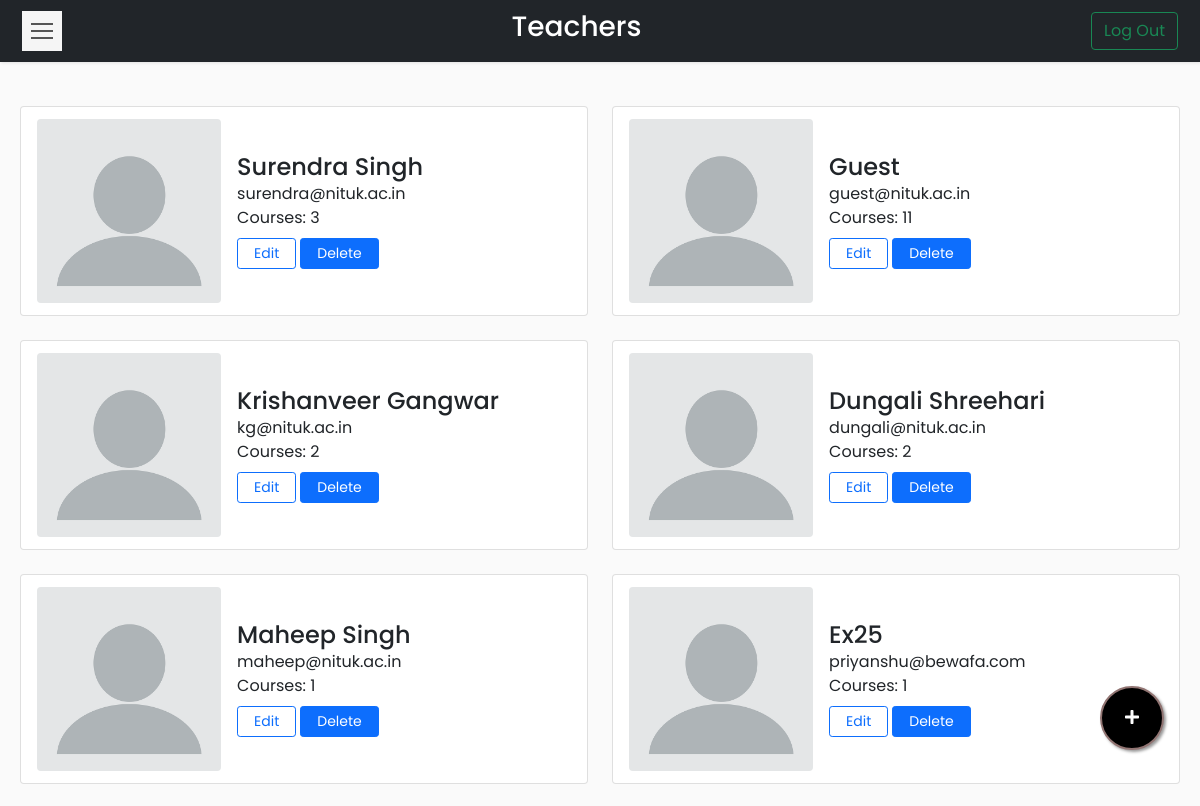
The page /Codes/dashboard_admin.php (signed in) on the database as committed earlier.
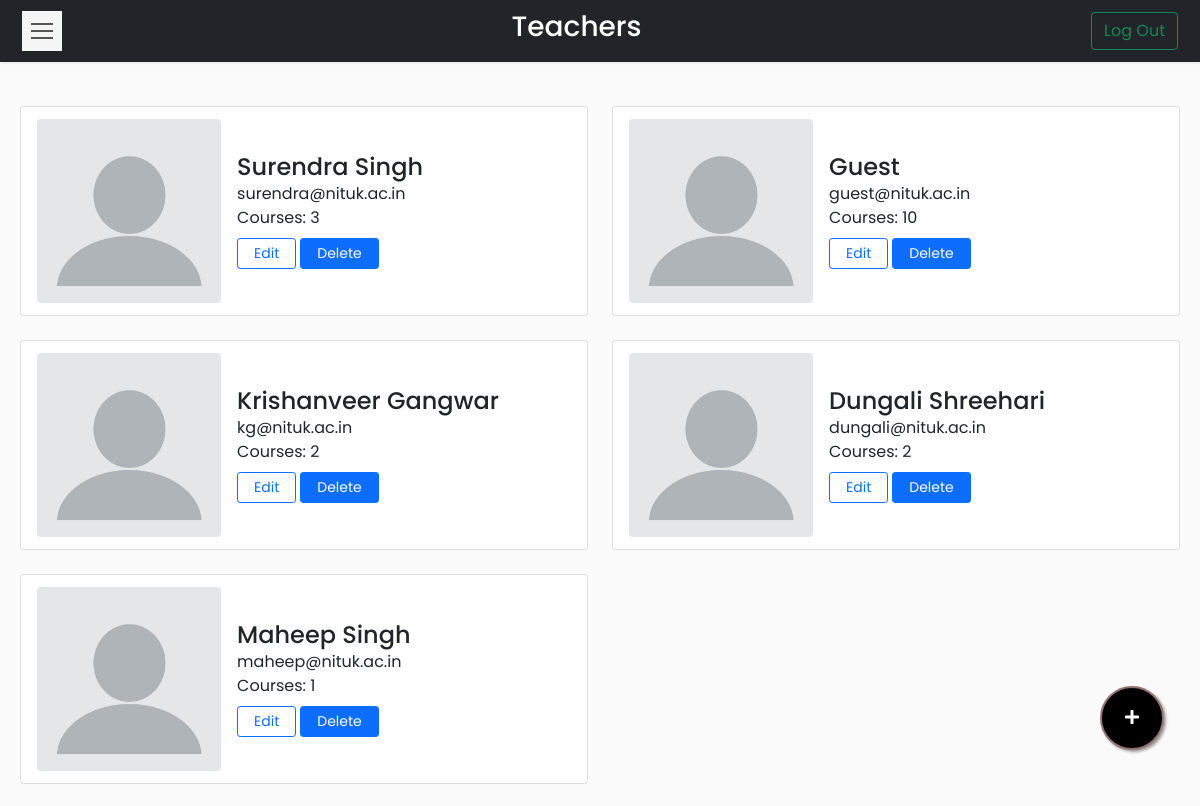
The same page on the database as committed later.
### tables this page shows
CREATE TABLE `users` (
  `id` int(11) NOT NULL,
  `username` varchar(25) NOT NULL,
  `email` varchar(30) NOT NULL,
  `password` varchar(20) NOT NULL,
  `image_url` text NOT NULL
);

### Codes/dashboard_admin.php (the view, shortened to what this page needs)
<?php
if (isset($_SESSION['id'])) {
    require_once __DIR__ . '/connection/connect.php';
?>
    <!DOCTYPE html>
    <html>
    <head>
        <link rel="stylesheet" href="css/bootstrap.min.css" />
        <link rel="stylesheet" href="https://cdnjs.cloudflare.com/ajax/libs/font-awesome/4.7.0/css/font-awesome.min.css">
        <link rel="stylesheet" href="css/custom.css" />
    </head>
    <body>
        <nav class="navbar navbar-light bg-dark">
            <div class="container-fluid">
                <button type="button" id="sidebarCollapse" class="navbar-btn">
                    <span></span>
                    <span></span>
                    <span></span>
                </button>
                <span class="text-white h3">Teachers</span>
                <form class="d-flex">
                    <a href="logout.php">
                        <button class="btn btn-outline-success" type="button">Log Out</button>
                    </a>
                </form>
            </div>
        </nav>
        <div class="wrapper">
            <div id="content">
                <div class="row row-cols-1 row-cols-lg-2 row-cols-xxl-3 g-4">
                    <?php
                    $sql = "SELECT id, username, email FROM users";
                    $result = $conn->query($sql);
                    while ($row = $result->fetch_assoc()) {
                        if ($row['username'] == "Admin") {
                            continue;
                        }
                        $sql1 = "SELECT course_code FROM courses WHERE id=" . $row['id'];
                        $result1 = $conn->query($sql1);
                        $course_count = $result1->num_rows;
                    ?>
                        <div class="col">
                            <span>
                                <div class="container mt-4 d-flex justify-content-center card h-100 ps-3">
                                    <div class="d-flex align-items-center">
                                        <img src="images/generic_image.png" class="rounded" width="35%" alt="Teacher Image" onclick="javascript:location.href='teacher_courses_admin.php?id=<?php echo $row['id']; ?>'" style="cursor:pointer">
                                        <div class="ms-3 w-auto">
                                            <h4 class="mb-0 mt-0 text-break" onclick="javascript:location.href='teacher_courses_admin.php?id=<?php echo $row['id']; ?>'" style="cursor:pointer"><?php echo $row['username'] ?></h4> <span onclick="javascript:location.href='teacher_courses_admin.php?id=<?php echo $row['id']; ?>'" style="cursor:pointer"><?php echo $row['email'] ?></span><br>
                                            <span onclick="javascript:location.href='teacher_courses_admin.php?id=<?php echo $row['id']; ?>'" style="cursor:pointer">Courses: <?php echo $course_count ?></span>
                            </span>
                            <div class="button mt-2 d-flex flex-row align-items-center">
                                <a class="btn btn-sm btn-outline-primary w-auto px-3" data-bs-toggle="modal" data-bs-target="#edit_user" data-bs-whatever="<?php echo $row['id'] ?>">Edit</a>
                                <a class="btn btn-sm btn-primary ms-1 w-auto px-3" data-bs-toggle="modal" data-bs-target="#delete" data-bs-whatever="<?php echo $row['id'] ?>">Delete</a>
                            </div>
                        </div>
                </div>
            </div>
        </div>
    <?php } ?>
    <button type="button" id="addIcon" data-bs-toggle="modal" data-bs-target="#new_user">
        <i class="fa fa-plus"></i>
    </button>
<?php
} else {
    header('Location: index.php?error=INVALID USER');
    exit();
}
?>
    </body>
    </html>

### Codes/css/custom.css (style rules this page uses)
body { font-family: "Poppins", sans-serif; background: #fafafa; max-height: 100vh !important; overflow-y: scroll; }
a, a:hover, a:focus { color: inherit; text-decoration: none; transition: all 0.3s; }
.navbar { padding: 10px 10px; background: #fff; border: none; border-radius: 5; margin-bottom: 0px; box-shadow: 1px 1px 3px rgba(0, 0, 0, 0.1); }
.navbar-btn { box-shadow: none; outline: none !important; border: none; }
.wrapper { display: flex; width: 100%; align-items: stretch; perspective: 1500px; height: 100%; overflow-y: hidden; }
#content { width: 100%; min-height: 93vh; padding: 20px; transition: all 0.3s; }
#sidebarCollapse { width: 40px; height: 40px; background: #f5f5f5; cursor: pointer; }
#sidebarCollapse span { width: 80%; height: 2px; margin: 0 auto; display: block; background: #555; transition: all 0.8s cubic-bezier(0.81, -0.33, 0.345, 1.375); transition-delay: 0.2s; }
#sidebarCollapse span:first-of-type { transform: rotate(45deg) translate(2px, 2px); }
#sidebarCollapse span:nth-of-type(2) { opacity: 0; }
#sidebarCollapse span:last-of-type { transform: rotate(-45deg) translate(1px, -1px); }
@media (max-width: 10000px) { #sidebarCollapse span:first-of-type, #sidebarCollapse span:nth-of-type(2), #sidebarCollapse span:last-of-type { transform: none; opacity: 1; margin: 5px auto; } }
.card { transition: all 0.5s ease; justify-content: space-between; }
#addIcon { position: fixed !important; width:8vh; height:8vh; right: 3vw; bottom: 7vh; z-index: 10; background-color:black; border: 2px solid #917472; color:#FFF; border-radius:50%; box-shadow: 2px 2px 3px #999; }

Rows that differ between the two databases and show on the page:
removed users: username "Ex25", email "priyanshu@bewafa.com", course_count "1"
changed users "Guest": course_count "11" → "10"
